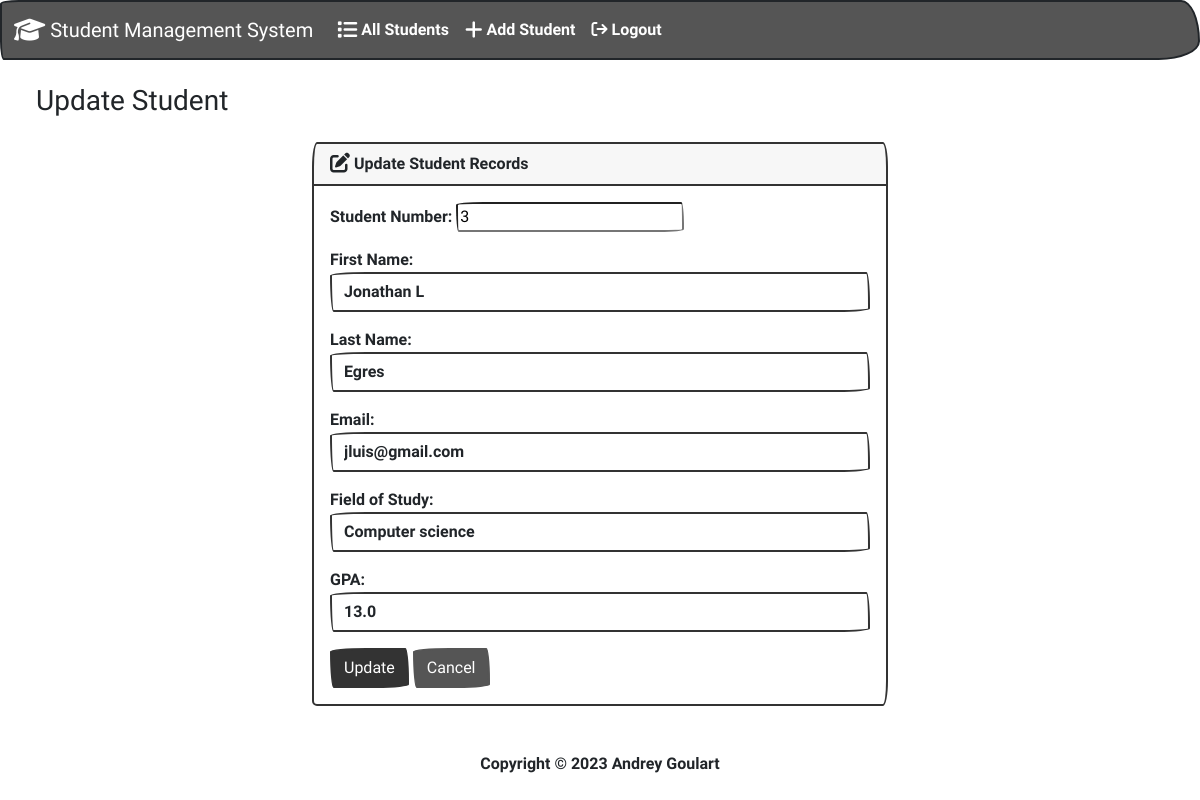
/student/3/edit, run on the app's committed database.
### students/models.py (models this page shows, shortened)
class Student(models.Model):
    student_number = models.PositiveIntegerField()
    first_name = models.CharField(max_length=50)
    last_name = models.CharField(max_length=50)
    email = models.EmailField(max_length=100)
    field_of_study = models.CharField(max_length=50)
    gpa = models.FloatField()

### students/views.py (the view)
# urls.py: path('student/<int:id>/edit', edit, name='edit'),
def edit(request, id):
    if request.method == 'POST':
        student = Student.objects.get(pk=id)
        form = StudentForm(request.POST, instance=student)
        if form.is_valid():
            form.save()
            return render(request, 'edit.html', {
                'form':form,
                'success':True
            })
    else:
        student = Student.objects.get(pk=id)
        form = StudentForm(instance=student)
    return render(request, 'edit.html', {
        'form': form
    })

### students/forms.py
class StudentForm(forms.ModelForm):
    class Meta:
        model = Student
        fields = "__all__"
        labels = {
            "student_number": "Student Number",
            "first_name": "First Name",
            "last_name": "Last Name",
            "email": "Email",
            "field_of_study": "Field of Study",
            "gpa": "GPA",
        }
        widgets = {
            "student_numer": forms.NumberInput(attrs={"class": "form-control"}),
            "first_name": forms.TextInput(attrs={"class": "form-control"}),
            "last_name": forms.TextInput(attrs={"class": "form-control"}),
            "email": forms.TextInput(attrs={"class": "form-control"}),
            "field_of_study": forms.TextInput(attrs={"class": "form-control"}),
            "gpa": forms.NumberInput(attrs={"class": "form-control"}),
        }

### students/templates/edit.html (shortened to what this page needs)
{% extends 'base.html' %}
{% block content %}
<h3 class="text center m-4"> Update Student </h3>
{% if success %}
<div class="alert alert-success" role="alert">
    Student updated successfully
    <a href="{% url 'index' %}" class="alert-link">Go to home page.</a>
</div>
{% else %}
<div class="row justify-content-center">
    <div class="col-6">
        <div class="card bg-light mb-3">
            <div class="card-header">
                <i class="fa-solid fa-pen-to-square fa-lg"></i> Update Student Records
            </div>
            <div class="card-body">
                <form method="POST">
                    {{ form.as_p }}
                    <button type="submit" class="btn btn-primary">Update</button>
                    <a href="{% url 'index' %}" class="btn btn-secondary">Cancel</a>
                </form>
            </div>
        </div>
    </div>
</div>
{% endif %}
{% endblock %}

### data on the page
Student: student_number "3", first_name "Jonathan L", last_name "Egres", email "jluis@gmail.com", field_of_study "Computer science", gpa "13.0"
